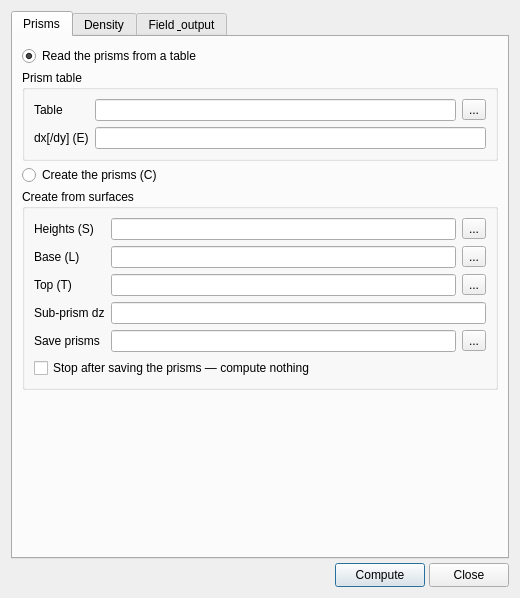
<?xml version="1.0" encoding="UTF-8"?>
<!--
  gravprisms_dialog.ui — GMT menu > "gravprisms": the geopotential field of vertically oriented
  rectangular prisms, either read from a table or CREATED (C) to approximate a seamount (S) or the
  layer between two surfaces (L and T). Loaded at RUNTIME by GravPrismsDialog (deps/src/70_window.cpp)
  via QUiLoader — plain Qt widgets. Option letters are in the labels: C create, D density, E dx/dy,
  F component, H radial density, L base, M units, N track, S shape, T top, W mean density, Z level,
  A z up, R region, I inc, G output.
-->
<ui version="4.0">
 <class>GravPrismsDialog</class>
 <widget class="QDialog" name="GravPrismsDialog">
  <property name="geometry">
   <rect>
    <x>0</x>
    <y>0</y>
    <width>520</width>
    <height>590</height>
   </rect>
  </property>
  <property name="windowTitle">
   <string>gravprisms</string>
  </property>
  <layout class="QVBoxLayout" name="verticalLayout_main">
   <property name="spacing">
    <number>4</number>
   </property>
   <item>
    <widget class="QTabWidget" name="tabWidget">
     <property name="currentIndex">
      <number>0</number>
     </property>

     <!-- ==================== TAB: Prisms ==================== -->
     <widget class="QWidget" name="tab_prisms">
      <attribute name="title">
       <string>Prisms</string>
      </attribute>
      <layout class="QVBoxLayout" name="verticalLayout_prisms">
       <property name="spacing">
        <number>4</number>
       </property>
       <item>
        <widget class="QRadioButton" name="rb_table">
         <property name="toolTip"><string>The prisms are already listed in a table: x y z_low z_high [dx dy] [density]</string></property>
         <property name="text"><string>Read the prisms from a table</string></property>
         <property name="checked"><bool>true</bool></property>
        </widget>
       </item>
       <item>
        <widget class="QGroupBox" name="gb_table">
         <property name="title"><string>Prism table</string></property>
         <layout class="QGridLayout" name="gridLayout_table">
          <item row="0" column="0">
           <widget class="QLabel" name="lb_infile"><property name="text"><string>Table</string></property></widget>
          </item>
          <item row="0" column="1">
           <widget class="QLineEdit" name="edit_infile">
            <property name="toolTip"><string>x y z_low z_high [dx dy] [density], one prism per record. Double-click to browse.</string></property>
           </widget>
          </item>
          <item row="0" column="2">
           <widget class="QToolButton" name="btn_infile"><property name="text"><string>...</string></property></widget>
          </item>
          <item row="1" column="0">
           <widget class="QLabel" name="lb_dxdy"><property name="text"><string>dx[/dy] (E)</string></property></widget>
          </item>
          <item row="1" column="1" colspan="2">
           <widget class="QLineEdit" name="edit_dxdy">
            <property name="toolTip"><string>One size for every prism, when the table holds only the centres and the z range. Empty = the table carries its own dx and dy columns.</string></property>
           </widget>
          </item>
         </layout>
        </widget>
       </item>
       <item>
        <widget class="QRadioButton" name="rb_create">
         <property name="toolTip"><string>Build the prisms here (C), from a seamount shape or from the layer between two surfaces</string></property>
         <property name="text"><string>Create the prisms (C)</string></property>
        </widget>
       </item>
       <item>
        <widget class="QGroupBox" name="gb_create">
         <property name="title"><string>Create from surfaces</string></property>
         <layout class="QGridLayout" name="gridLayout_create">
          <item row="0" column="0">
           <widget class="QLabel" name="lb_shape"><property name="text"><string>Heights (S)</string></property></widget>
          </item>
          <item row="0" column="1">
           <widget class="QLineEdit" name="edit_shape">
            <property name="toolTip"><string>Grid of the full seamount heights. On its own it means the whole feature, from a base of 0 up to those heights. Double-click to browse.</string></property>
           </widget>
          </item>
          <item row="0" column="2">
           <widget class="QToolButton" name="btn_shape"><property name="text"><string>...</string></property></widget>
          </item>
          <item row="1" column="0">
           <widget class="QLabel" name="lb_base"><property name="text"><string>Base (L)</string></property></widget>
          </item>
          <item row="1" column="1">
           <widget class="QLineEdit" name="edit_base">
            <property name="toolTip"><string>Bottom of the layer: a grid, or a constant z-level [0]. Double-click to browse.</string></property>
           </widget>
          </item>
          <item row="1" column="2">
           <widget class="QToolButton" name="btn_base"><property name="text"><string>...</string></property></widget>
          </item>
          <item row="2" column="0">
           <widget class="QLabel" name="lb_top"><property name="text"><string>Top (T)</string></property></widget>
          </item>
          <item row="2" column="1">
           <widget class="QLineEdit" name="edit_top">
            <property name="toolTip"><string>Top of the layer: a grid, or a constant z-level. Double-click to browse.</string></property>
           </widget>
          </item>
          <item row="2" column="2">
           <widget class="QToolButton" name="btn_top"><property name="text"><string>...</string></property></widget>
          </item>
          <item row="3" column="0">
           <widget class="QLabel" name="lb_dz"><property name="text"><string>Sub-prism dz</string></property></widget>
          </item>
          <item row="3" column="1" colspan="2">
           <widget class="QLineEdit" name="edit_dz">
            <property name="toolTip"><string>Height of the stacked sub-prisms (+z). Required by — and only allowed with — the radial density model on the Density tab.</string></property>
           </widget>
          </item>
          <item row="4" column="0">
           <widget class="QLabel" name="lb_saveprisms"><property name="text"><string>Save prisms</string></property></widget>
          </item>
          <item row="4" column="1">
           <widget class="QLineEdit" name="edit_saveprisms">
            <property name="toolTip"><string>Optional table to write the prisms that were built (+w)</string></property>
           </widget>
          </item>
          <item row="4" column="2">
           <widget class="QToolButton" name="btn_saveprisms"><property name="text"><string>...</string></property></widget>
          </item>
          <item row="5" column="0" colspan="3">
           <widget class="QCheckBox" name="chk_quit">
            <property name="toolTip"><string>Stop once the prisms are saved (+q): build them, show them, compute no anomaly. Needs a file to save them to.</string></property>
            <property name="text"><string>Stop after saving the prisms — compute nothing</string></property>
           </widget>
          </item>
         </layout>
        </widget>
       </item>
       <item>
        <spacer name="verticalSpacer_prisms">
         <property name="orientation"><enum>Qt::Orientation::Vertical</enum></property>
         <property name="sizeHint" stdset="0"><size><width>20</width><height>10</height></size></property>
        </spacer>
       </item>
      </layout>
     </widget>

     <!-- ==================== TAB: Density ==================== -->
     <widget class="QWidget" name="tab_density">
      <attribute name="title">
       <string>Density</string>
      </attribute>
      <layout class="QVBoxLayout" name="verticalLayout_density">
       <property name="spacing">
        <number>4</number>
       </property>
       <item>
        <widget class="QGroupBox" name="gb_density">
         <property name="title"><string>One density for every prism (D)</string></property>
         <layout class="QGridLayout" name="gridLayout_density">
          <item row="0" column="0">
           <widget class="QLabel" name="lb_density"><property name="text"><string>Density</string></property></widget>
          </item>
          <item row="0" column="1">
           <widget class="QLineEdit" name="edit_density">
            <property name="toolTip"><string>A constant density contrast (below 10 is read as g/cm3, above as kg/m3), or the name of a grid of vertically-averaged densities. Double-click to browse for a grid.</string></property>
           </widget>
          </item>
          <item row="0" column="2">
           <widget class="QToolButton" name="btn_density"><property name="text"><string>...</string></property></widget>
          </item>
          <item row="1" column="0" colspan="3">
           <widget class="QCheckBox" name="chk_contrast">
            <property name="toolTip"><string>Subtract this density from each prism's own instead of replacing it (+c) — e.g. seawater under a seamount</string></property>
            <property name="text"><string>Subtract it rather than replace (+c)</string></property>
           </widget>
          </item>
         </layout>
        </widget>
       </item>
       <item>
        <widget class="QCheckBox" name="chk_radial">
         <property name="toolTip"><string>Use the ad-hoc radial density model of grdseamount (H), which needs the prisms split into a stack of sub-prisms</string></property>
         <property name="text"><string>Density varies with radius and depth (H)</string></property>
        </widget>
       </item>
       <item>
        <widget class="QGroupBox" name="gb_radial">
         <property name="title"><string>Radial density model</string></property>
         <layout class="QGridLayout" name="gridLayout_radial">
          <item row="0" column="0">
           <widget class="QLabel" name="lb_href"><property name="text"><string>Ref height H</string></property></widget>
          </item>
          <item row="0" column="1">
           <widget class="QLineEdit" name="edit_href">
            <property name="toolTip"><string>Fixed reference height of the seamount, in metres</string></property>
           </widget>
          </item>
          <item row="0" column="2">
           <widget class="QLabel" name="lb_boost"><property name="text"><string>Boost (+b)</string></property></widget>
          </item>
          <item row="0" column="3">
           <widget class="QLineEdit" name="edit_boost">
            <property name="toolTip"><string>Multiply the seamount height by this to imitate the denser start of a truncated guyot [1]</string></property>
           </widget>
          </item>
          <item row="1" column="0">
           <widget class="QLabel" name="lb_rholo"><property name="text"><string>Low density</string></property></widget>
          </item>
          <item row="1" column="1">
           <widget class="QLineEdit" name="edit_rholo">
            <property name="toolTip"><string>Density at the top of the reference seamount</string></property>
           </widget>
          </item>
          <item row="1" column="2">
           <widget class="QLabel" name="lb_rhohi"><property name="text"><string>High density</string></property></widget>
          </item>
          <item row="1" column="3">
           <widget class="QLineEdit" name="edit_rhohi">
            <property name="toolTip"><string>Density at the base of the reference seamount</string></property>
           </widget>
          </item>
          <item row="2" column="0">
           <widget class="QLabel" name="lb_densify"><property name="text"><string>Densify (+d)</string></property></widget>
          </item>
          <item row="2" column="1">
           <widget class="QLineEdit" name="edit_densify">
            <property name="toolTip"><string>Water-pressure-driven flank densify gradient over the full reference height [0]</string></property>
           </widget>
          </item>
          <item row="2" column="2">
           <widget class="QLabel" name="lb_power"><property name="text"><string>Power (+p)</string></property></widget>
          </item>
          <item row="2" column="3">
           <widget class="QLineEdit" name="edit_power">
            <property name="toolTip"><string>Exponent of the density profile [1, a linear change]</string></property>
           </widget>
          </item>
         </layout>
        </widget>
       </item>
       <item>
        <layout class="QGridLayout" name="gridLayout_avedens">
         <item row="0" column="0">
          <widget class="QLabel" name="lb_avedens"><property name="text"><string>Mean density grid (W)</string></property></widget>
         </item>
         <item row="0" column="1">
          <widget class="QLineEdit" name="edit_avedens">
           <property name="toolTip"><string>Optional output grid of the vertically-averaged prism densities. Only meaningful when the prisms are created with the radial density model.</string></property>
          </widget>
         </item>
         <item row="0" column="2">
          <widget class="QToolButton" name="btn_avedens"><property name="text"><string>...</string></property></widget>
         </item>
        </layout>
       </item>
       <item>
        <spacer name="verticalSpacer_density">
         <property name="orientation"><enum>Qt::Orientation::Vertical</enum></property>
         <property name="sizeHint" stdset="0"><size><width>20</width><height>10</height></size></property>
        </spacer>
       </item>
      </layout>
     </widget>

     <!-- ==================== TAB: Field & output ==================== -->
     <widget class="QWidget" name="tab_field">
      <attribute name="title">
       <string>Field &amp; output</string>
      </attribute>
      <layout class="QVBoxLayout" name="verticalLayout_field">
       <property name="spacing">
        <number>4</number>
       </property>
       <item>
        <widget class="QGroupBox" name="gb_field">
         <property name="title"><string>Field</string></property>
         <layout class="QGridLayout" name="gridLayout_field">
          <item row="0" column="0">
           <widget class="QLabel" name="lb_field"><property name="text"><string>Compute</string></property></widget>
          </item>
          <item row="0" column="1">
           <widget class="QComboBox" name="cb_field">
            <property name="toolTip"><string>Which geopotential field to model (F)</string></property>
           </widget>
          </item>
          <item row="0" column="2">
           <widget class="QLabel" name="lb_lat"><property name="text"><string>at lat</string></property></widget>
          </item>
          <item row="0" column="3">
           <widget class="QLineEdit" name="edit_lat">
            <property name="toolTip"><string>Latitude at which normal gravity is evaluated for the geoid [mid-grid, or mid-profile with a locations file]. Geoid only.</string></property>
           </widget>
          </item>
          <item row="1" column="0" colspan="2">
           <widget class="QCheckBox" name="chk_zup">
            <property name="toolTip"><string>The z-axis of the model points UP (A) [default is down]</string></property>
            <property name="text"><string>z is positive up</string></property>
           </widget>
          </item>
          <item row="1" column="2" colspan="2">
           <widget class="QCheckBox" name="chk_geog">
            <property name="toolTip"><string>The model is in lon/lat (fg): distances are converted to km by a flat-Earth approximation</string></property>
            <property name="text"><string>Geographic (lon, lat)</string></property>
           </widget>
          </item>
          <item row="2" column="0" colspan="2">
           <widget class="QCheckBox" name="chk_hkm">
            <property name="toolTip"><string>Horizontal distances are in km (Mh) [metres]</string></property>
            <property name="text"><string>x,y distances in km</string></property>
           </widget>
          </item>
          <item row="2" column="2" colspan="2">
           <widget class="QCheckBox" name="chk_vkm">
            <property name="toolTip"><string>Vertical distances are in km (Mv) [metres]</string></property>
            <property name="text"><string>z distances in km</string></property>
           </widget>
          </item>
         </layout>
        </widget>
       </item>
       <item>
        <layout class="QHBoxLayout" name="horizontalLayout_modes">
         <item>
          <widget class="QRadioButton" name="rb_grid">
           <property name="toolTip"><string>Compute on a new equidistant grid (R and I)</string></property>
           <property name="text"><string>On a new grid</string></property>
           <property name="checked"><bool>true</bool></property>
          </widget>
         </item>
         <item>
          <widget class="QRadioButton" name="rb_track">
           <property name="toolTip"><string>Compute at the locations listed in a file (N)</string></property>
           <property name="text"><string>At listed locations</string></property>
          </widget>
         </item>
         <item>
          <widget class="QRadioButton" name="rb_obsgrid">
           <property name="toolTip"><string>Compute on the nodes of a grid of observation levels, which also sets the region (Z)</string></property>
           <property name="text"><string>On an observation grid</string></property>
          </widget>
         </item>
        </layout>
       </item>
       <item>
        <widget class="QGroupBox" name="gb_grid">
         <property name="title"><string>New grid</string></property>
         <layout class="QVBoxLayout" name="verticalLayout_grid">
          <item>
           <layout class="QGridLayout" name="gridLayout_region">
            <item row="0" column="0">
             <widget class="QLabel" name="lb_xmin"><property name="text"><string>xmin</string></property></widget>
            </item>
            <item row="0" column="1">
             <widget class="QLineEdit" name="edit_xmin"/>
            </item>
            <item row="0" column="2">
             <widget class="QLabel" name="lb_xmax"><property name="text"><string>xmax</string></property></widget>
            </item>
            <item row="0" column="3">
             <widget class="QLineEdit" name="edit_xmax"/>
            </item>
            <item row="1" column="0">
             <widget class="QLabel" name="lb_ymin"><property name="text"><string>ymin</string></property></widget>
            </item>
            <item row="1" column="1">
             <widget class="QLineEdit" name="edit_ymin"/>
            </item>
            <item row="1" column="2">
             <widget class="QLabel" name="lb_ymax"><property name="text"><string>ymax</string></property></widget>
            </item>
            <item row="1" column="3">
             <widget class="QLineEdit" name="edit_ymax"/>
            </item>
            <item row="2" column="0">
             <widget class="QLabel" name="lb_xinc"><property name="text"><string>x inc</string></property></widget>
            </item>
            <item row="2" column="1">
             <widget class="QLineEdit" name="edit_xinc"/>
            </item>
            <item row="2" column="2">
             <widget class="QLabel" name="lb_yinc"><property name="text"><string>y inc</string></property></widget>
            </item>
            <item row="2" column="3">
             <widget class="QLineEdit" name="edit_yinc">
              <property name="toolTip"><string>Empty = the same increment in y as in x</string></property>
             </widget>
            </item>
           </layout>
          </item>
          <item>
           <widget class="QCheckBox" name="chk_pixel">
            <property name="toolTip"><string>Pixel registration (r) [gridline]</string></property>
            <property name="text"><string>Pixel registration</string></property>
           </widget>
          </item>
         </layout>
        </widget>
       </item>
       <item>
        <widget class="QGroupBox" name="gb_track">
         <property name="title"><string>Listed locations</string></property>
         <layout class="QGridLayout" name="gridLayout_track">
          <item row="0" column="0">
           <widget class="QLabel" name="lb_trackfile"><property name="text"><string>Locations</string></property></widget>
          </item>
          <item row="0" column="1">
           <widget class="QLineEdit" name="edit_trackfile">
            <property name="toolTip"><string>A file of x, y [, z] positions. Without an observation level below it must have that third column. Double-click to browse.</string></property>
           </widget>
          </item>
          <item row="0" column="2">
           <widget class="QToolButton" name="btn_trackfile"><property name="text"><string>...</string></property></widget>
          </item>
          <item row="1" column="0" colspan="3">
           <widget class="QCheckBox" name="chk_plotpts">
            <property name="toolTip"><string>Also put the computed points on the map, each with its row as a tooltip</string></property>
            <property name="text"><string>Put the points on the map</string></property>
           </widget>
          </item>
         </layout>
        </widget>
       </item>
       <item>
        <widget class="QGroupBox" name="gb_obsgrid">
         <property name="title"><string>Observation grid</string></property>
         <layout class="QGridLayout" name="gridLayout_obsgrid">
          <item row="0" column="0">
           <widget class="QLabel" name="lb_zgrid"><property name="text"><string>Levels grid</string></property></widget>
          </item>
          <item row="0" column="1">
           <widget class="QLineEdit" name="edit_zgrid">
            <property name="toolTip"><string>A grid whose values are the observation levels. It also sets the region of the result. Double-click to browse.</string></property>
           </widget>
          </item>
          <item row="0" column="2">
           <widget class="QToolButton" name="btn_zgrid"><property name="text"><string>...</string></property></widget>
          </item>
         </layout>
        </widget>
       </item>
       <item>
        <layout class="QGridLayout" name="gridLayout_out">
         <item row="0" column="0">
          <widget class="QLabel" name="lb_level"><property name="text"><string>Observation level (Z)</string></property></widget>
         </item>
         <item row="0" column="1" colspan="2">
          <widget class="QLineEdit" name="edit_level">
           <property name="toolTip"><string>A constant observation level [0]. Positive z is up.</string></property>
          </widget>
         </item>
         <item row="1" column="0">
          <widget class="QLabel" name="lb_out"><property name="text"><string>Save result to</string></property></widget>
         </item>
         <item row="1" column="1">
          <widget class="QLineEdit" name="edit_outfile">
           <property name="toolTip"><string>Optional output file — a grid, or a table when computing at listed locations. Leave empty to keep the result in this window only.</string></property>
          </widget>
         </item>
         <item row="1" column="2">
          <widget class="QToolButton" name="btn_outfile"><property name="text"><string>...</string></property></widget>
         </item>
        </layout>
       </item>
       <item>
        <spacer name="verticalSpacer_field">
         <property name="orientation"><enum>Qt::Orientation::Vertical</enum></property>
         <property name="sizeHint" stdset="0"><size><width>20</width><height>10</height></size></property>
        </spacer>
       </item>
      </layout>
     </widget>

    </widget>
   </item>
   <item>
    <layout class="QHBoxLayout" name="horizontalLayout_buttons">
     <item>
      <spacer name="buttonsSpacer">
       <property name="orientation"><enum>Qt::Orientation::Horizontal</enum></property>
       <property name="sizeHint" stdset="0"><size><width>40</width><height>20</height></size></property>
      </spacer>
     </item>
     <item>
      <widget class="QPushButton" name="push_compute">
       <property name="minimumSize"><size><width>90</width><height>24</height></size></property>
       <property name="text"><string>Compute</string></property>
      </widget>
     </item>
     <item>
      <widget class="QPushButton" name="push_close">
       <property name="minimumSize"><size><width>70</width><height>24</height></size></property>
       <property name="text"><string>Close</string></property>
      </widget>
     </item>
    </layout>
   </item>
  </layout>
 </widget>
 <resources/>
 <connections/>
</ui>
